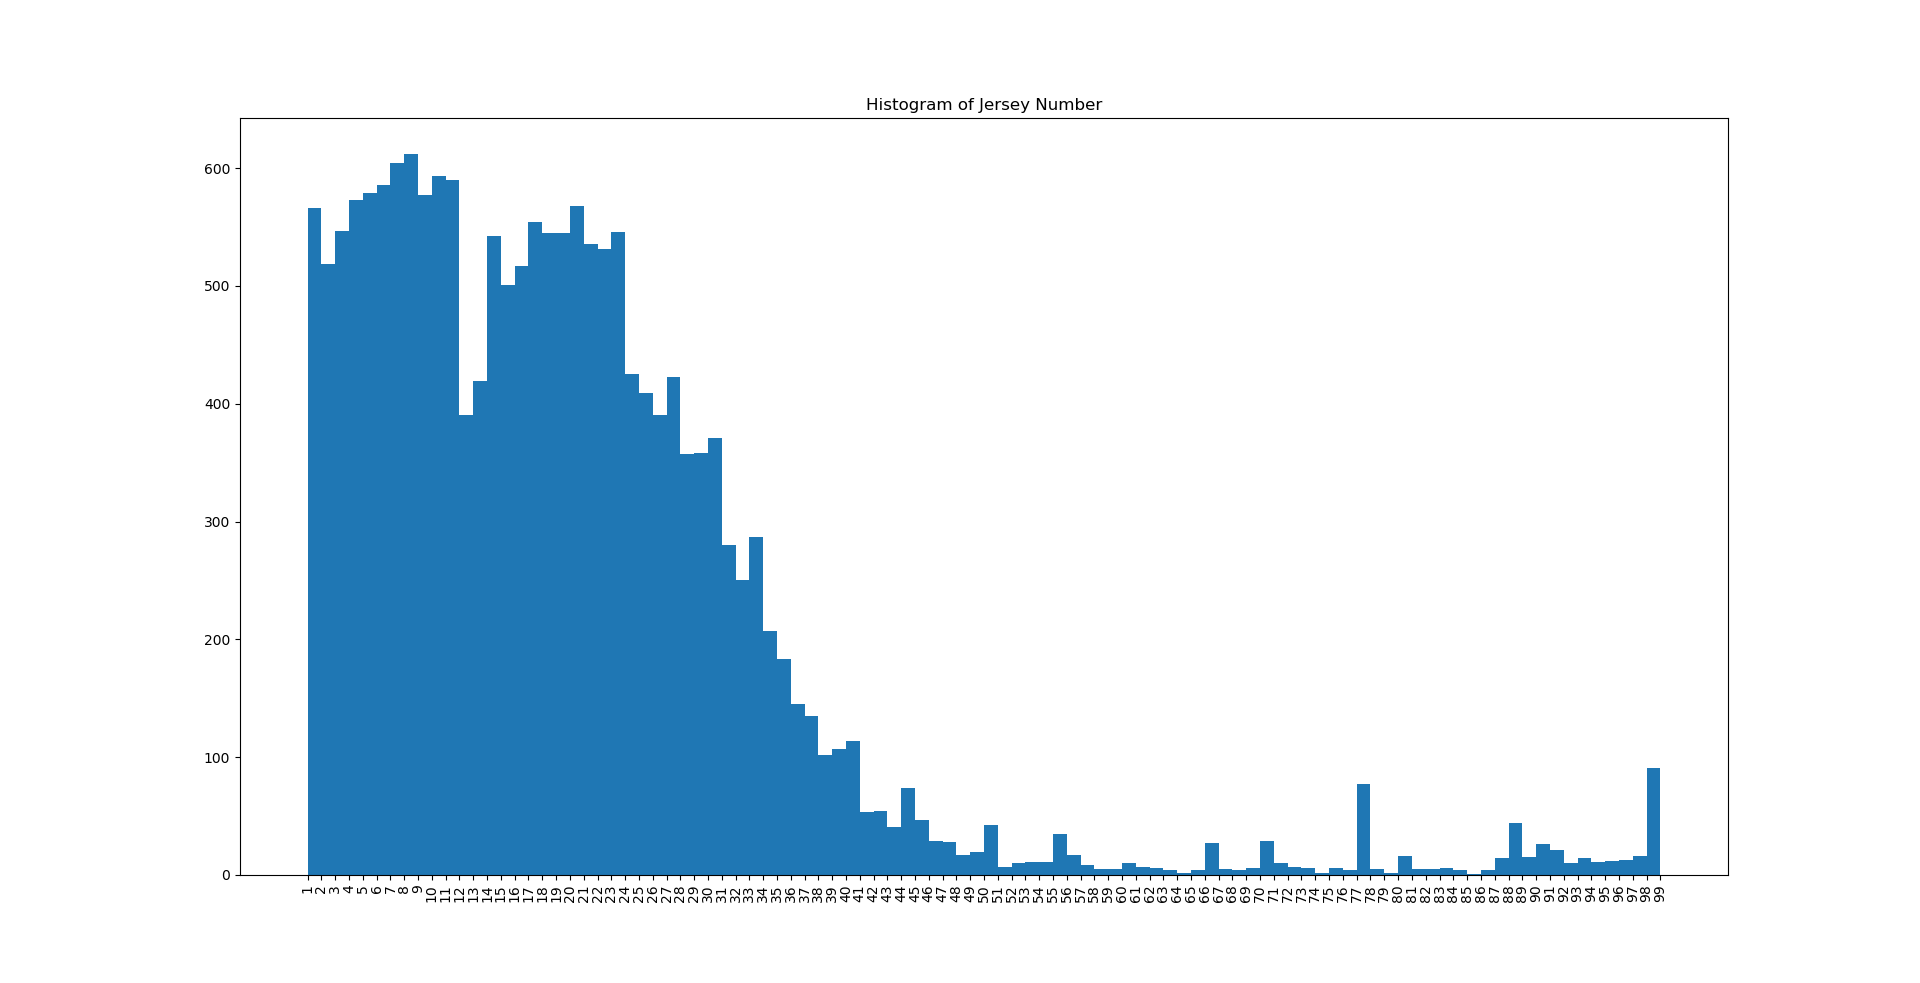

Source code (Python):
#Q1
import pylab as g
import pandasql as s
import pandas as p

jersey_d = p.read_excel(r"C:\Users\Hp\Documents\Data Science Project\data\Football Data New Excel Format.xlsx","Jersey")
x = set(jersey_d.Jersey)
g.hist(jersey_d.Jersey,list(x))
g.xticks(list(range(1,100)),labels=list(range(1,100)),rotation=90)
g.title("Histogram of Jersey Number")
g.show()
